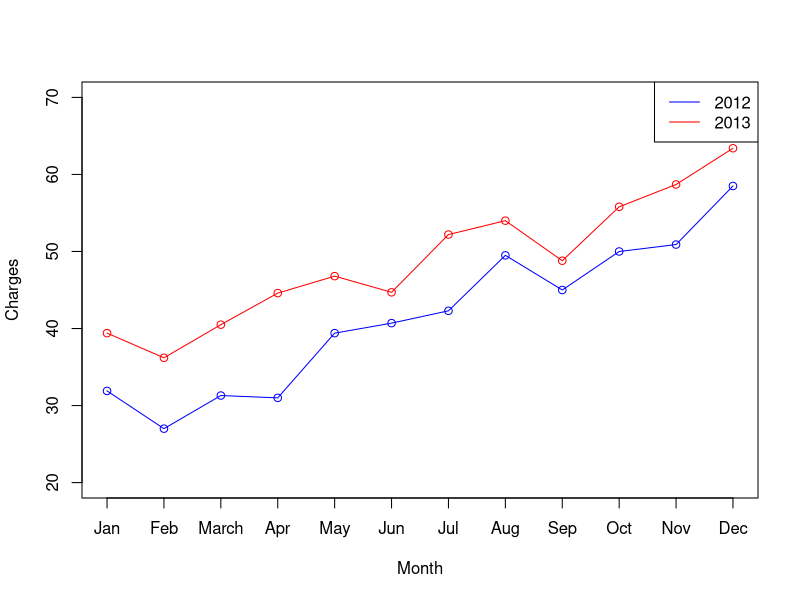
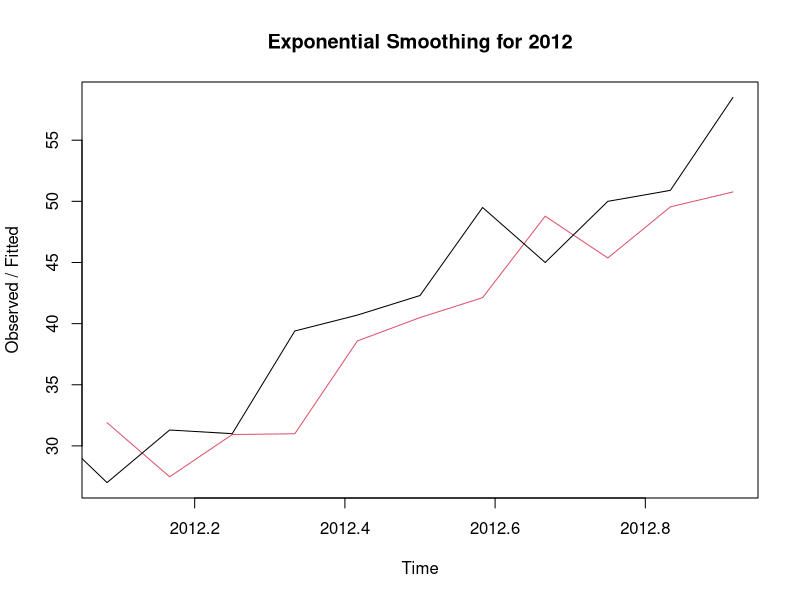
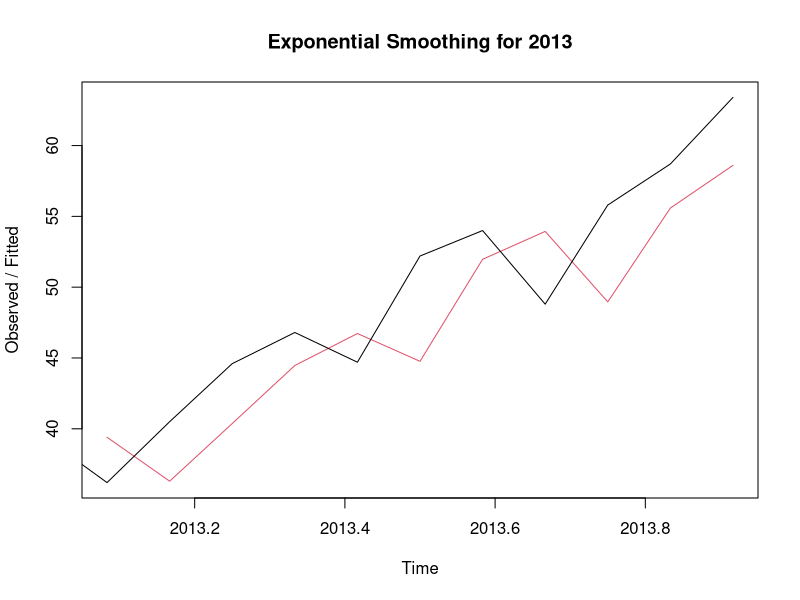

Reproduce these figures in R, in order.

months <- c("Jan", "Feb", "March", "Apr", "May", "Jun", "Jul", "Aug", "Sep", "Oct", "Nov", "Dec")
charges_2012 <- c(31.9, 27, 31.3, 31, 39.4, 40.7, 42.3, 49.5, 45, 50, 50.9, 58.5)
charges_2013 <- c(39.4, 36.2, 40.5, 44.6, 46.8, 44.7, 52.2, 54, 48.8, 55.8, 58.7, 63.4)


plot(charges_2012, type = "o", col = "blue", xlab = "Month", ylab = "Charges", xaxt = "n", ylim = c(20, 70))
lines(charges_2013, type = "o", col = "red")
axis(1, at = 1:12, labels = months)
legend("topright", legend = c("2012", "2013"), col = c("blue", "red"), lty = 1)


library(forecast)


ts_2012 <- ts(charges_2012, start = c(2012, 1), frequency = 12)
ts_2013 <- ts(charges_2013, start = c(2013, 1), frequency = 12)

model_2012 <- HoltWinters(ts_2012, beta = FALSE, gamma = FALSE)
model_2013 <- HoltWinters(ts_2013, beta = FALSE, gamma = FALSE)


summary(model_2012)
summary(model_2013)


plot(model_2012, main = "Exponential Smoothing for 2012")
plot(model_2013, main = "Exponential Smoothing for 2013")
